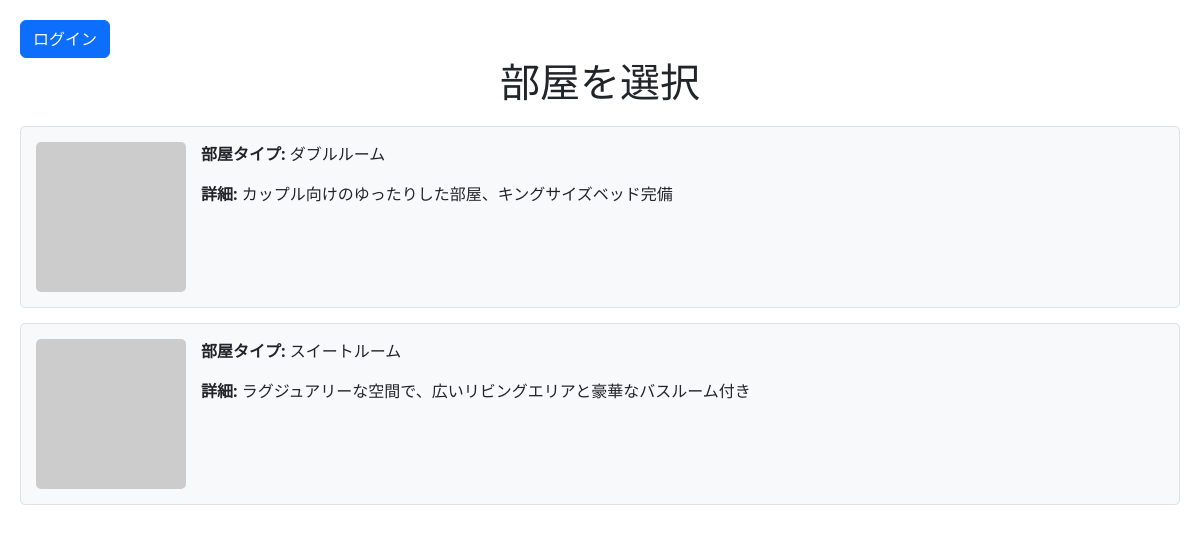
The page /room_selection on the database as committed earlier.
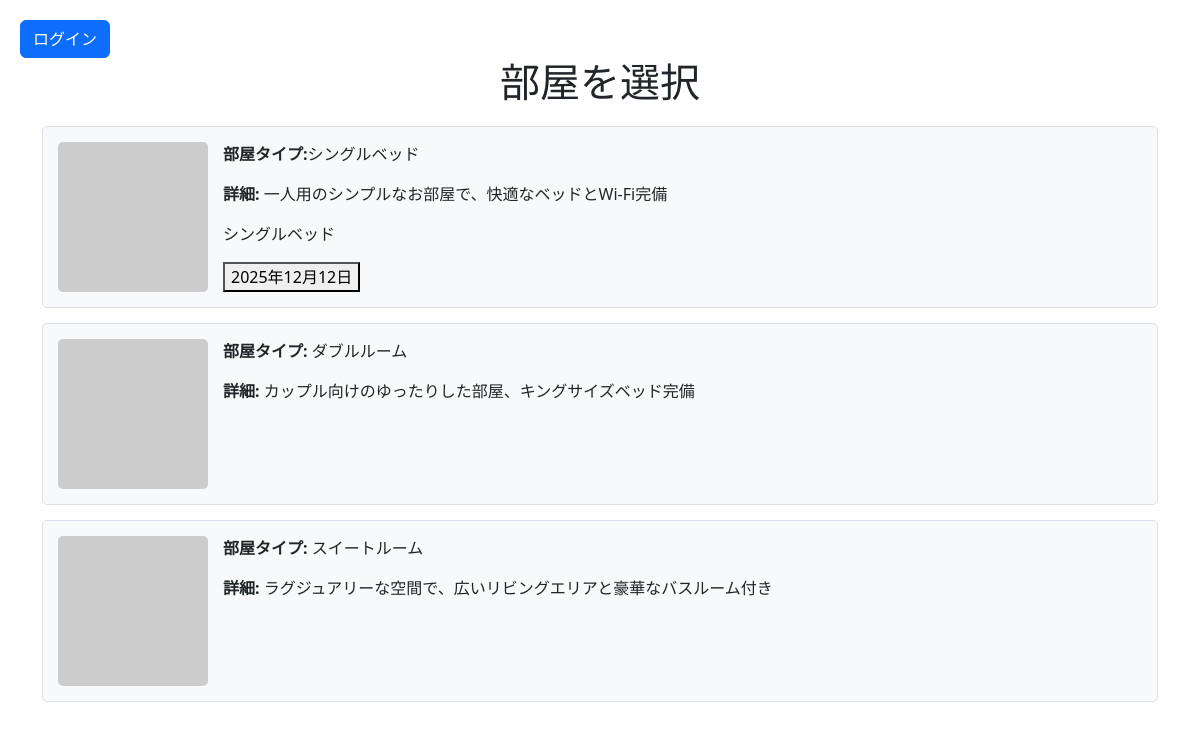
The same page on the database as committed later.
### bookingfront/models.py (models this page shows, shortened)
class RoomType(models.Model):
    name = models.CharField(max_length=50)
    reservation_date=models.DateField(null=True)
    room_price = models.DecimalField(max_digits=8, decimal_places=2,null=False)

### bookingfront/views.py (the view)
# urls.py: path('room_selection', views.room_selection, name='room_selection'),
def room_selection(request):
    room_types = RoomType.objects.all()
    return render(request, 'room_selection.html', {'room_types': room_types,})

### bookingfront/templates/room_selection.html (shortened to what this page needs)
<!doctype html>
<html lang="ja">
  <head>
    <link href="https://cdn.jsdelivr.net/npm/bootstrap@5.3.0/dist/css/bootstrap.min.css" rel="stylesheet">
  </head>
  <body>
    <a href="{% url 'accounts:index' %}" class="btn btn-primary">ログイン</a>
    <h1>部屋を選択</h1>
      {% for room in room_types %}
      <div class="container">
        <div class="room-info">
          <img src="https://via.placeholder.com/150" alt="シングルルーム">
          <div>
            <p><strong>部屋タイプ:</strong>{{ room.name }}</p>
            <p><strong>詳細:</strong> 一人用のシンプルなお部屋で、快適なベッドとWi-Fi完備</p>
            <div class="availability">
              <div>
                  <p>{{ room.name }}</p>
                  <form method="POST" action="{% url 'bookingfront:plan_selection' %}">
                      <button type="submit">{{ room.reservation_date }}</button>
                  </form>
              </div>
      {% endfor %}
          </div>
        </div>
      </div>
      <div class="room-info">
        <img src="https://via.placeholder.com/150" alt="ダブルルーム">
        <div>
          <p><strong>部屋タイプ:</strong> ダブルルーム</p>
          <p><strong>詳細:</strong> カップル向けのゆったりした部屋、キングサイズベッド完備</p>
        </div>
      </div>
      <div class="room-info">
        <img src="https://via.placeholder.com/150" alt="スイートルーム">
        <div>
          <p><strong>部屋タイプ:</strong> スイートルーム</p>
          <p><strong>詳細:</strong> ラグジュアリーな空間で、広いリビングエリアと豪華なバスルーム付き</p>
        </div>
      </div>
    </div>
  </body>
</html>

### bookingfront/templates/room_selection.html (style rules this page uses)
body { padding: 20px; }
h1 { text-align: center; margin-bottom: 20px; }
.room-info { display: flex; align-items: flex-start; padding: 15px; border: 1px solid #dee2e6; border-radius: 5px; background-color: #f8f9fa; margin-bottom: 15px; }
.room-info img { max-width: 150px; margin-right: 15px; border-radius: 5px; }
.availability { margin-top: 10px; }

Rows that differ between the two databases and show on the page:
added RoomType: name "シングルベッド", reservation_date "2025年12月12日"
